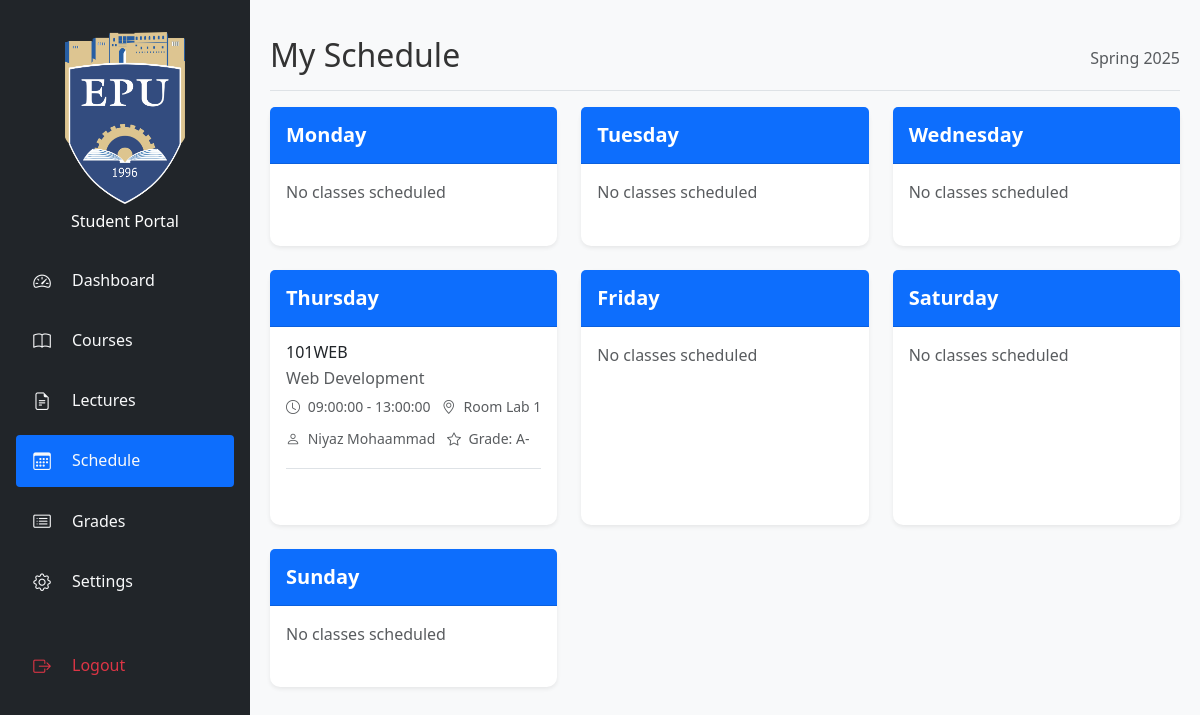
Page /src/student/schedule.php (signed in) on the committed database.
### tables this page shows
CREATE TABLE `courses` (
  `id` int(11) NOT NULL,
  `course_code` varchar(20) NOT NULL,
  `course_name` varchar(100) NOT NULL,
  `instructor` varchar(100) NOT NULL,
  `schedule` varchar(100) NOT NULL,
  `department` varchar(100) NOT NULL,
  `credits` int(11) NOT NULL,
  `description` text DEFAULT NULL,
  `created_at` timestamp NOT NULL DEFAULT current_timestamp(),
  `updated_at` timestamp NOT NULL DEFAULT current_timestamp() ON UPDATE current_timestamp()
);

CREATE TABLE `schedules` (
  `id` int(11) NOT NULL,
  `course_id` int(11) NOT NULL,
  `day` varchar(10) NOT NULL,
  `start_time` time NOT NULL,
  `end_time` time NOT NULL,
  `room` varchar(50) NOT NULL,
  `created_at` timestamp NOT NULL DEFAULT current_timestamp(),
  `updated_at` timestamp NOT NULL DEFAULT current_timestamp() ON UPDATE current_timestamp()
);

CREATE TABLE `enrollments` (
  `id` int(11) NOT NULL,
  `student_id` int(11) NOT NULL,
  `course_id` int(11) NOT NULL,
  `semester` varchar(20) NOT NULL,
  `year` int(11) NOT NULL,
  `grade` varchar(2) DEFAULT NULL,
  `created_at` timestamp NOT NULL DEFAULT current_timestamp(),
  `updated_at` timestamp NOT NULL DEFAULT current_timestamp() ON UPDATE current_timestamp(),
  `status` enum('pending','approved','rejected') NOT NULL DEFAULT 'pending',
  `numeric_grade` decimal(5,2) DEFAULT NULL,
  `updated_by` varchar(10) DEFAULT NULL COMMENT 'Format: T123 for teachers, A123 for admins'
);

### src/student/schedule.php (the view, shortened to what this page needs)
<?php
$db = get_db_connection();
$student_id = $_SESSION['user_id'];
$current_month = date('n');
$current_year = date('Y');
$semester = ($current_month >= 1 && $current_month <= 5) ? 'Spring' :
           (($current_month >= 6 && $current_month <= 8) ? 'Summer' : 'Fall');
$stmt = $db->prepare("
    SELECT
        c.course_code,
        c.course_name,
        c.instructor,
        s.day,
        s.start_time,
        s.end_time,
        s.room,
        e.status,
        e.grade
    FROM courses c
    JOIN enrollments e ON c.id = e.course_id
    JOIN schedules s ON c.id = s.course_id
    WHERE e.student_id = ?
    AND e.semester = ?
    AND e.year = ?
    AND e.status = 'approved'
    ORDER BY
        FIELD(s.day, 'Monday', 'Tuesday', 'Wednesday', 'Thursday', 'Friday', 'Saturday', 'Sunday'),
        s.start_time
");
$stmt->bind_param("isi", $student_id, $semester, $current_year);
$stmt->execute();
$schedule = $stmt->get_result();
$schedule_by_day = [];
while ($class = $schedule->fetch_assoc()) {
    $day = $class['day'];
    if (!isset($schedule_by_day[$day])) {
        $schedule_by_day[$day] = [];
    }
    $schedule_by_day[$day][] = $class;
}
?>
<!DOCTYPE html>
<html lang="en">
<head>
    <link href="https://cdn.jsdelivr.net/npm/bootstrap@5.3.0/dist/css/bootstrap.min.css" rel="stylesheet">
    <link rel="stylesheet" href="https://cdn.jsdelivr.net/npm/bootstrap-icons@1.7.2/font/bootstrap-icons.css">
    <link rel="stylesheet" href="../assets/css/style.css">
    <link rel="stylesheet" href="../assets/css/student.css">
</head>
<body>
    <div class="container-fluid">
        <div class="row">
            <?php include 'sidebar.php'; ?>
            <div class="col-md-9 col-lg-10 main-content">
                <div class="d-flex justify-content-between flex-wrap flex-md-nowrap align-items-center pt-3 pb-2 mb-3 border-bottom">
                    <h1 class="h2">My Schedule</h1>
                    <div class="text-muted">
                        <?php echo $semester . ' ' . $current_year; ?>
                    </div>
                </div>
                <div class="row">
                    <?php
                    $days = ['Monday', 'Tuesday', 'Wednesday', 'Thursday', 'Friday', 'Saturday', 'Sunday'];
                    foreach ($days as $day):
                        $classes = $schedule_by_day[$day] ?? [];
                    ?>
                        <div class="col-md-6 col-lg-4 mb-4">
                            <div class="card h-100">
                                <div class="card-header bg-primary text-white">
                                    <h5 class="card-title mb-0 text-white"><?php echo $day; ?></h5>
                                </div>
                                <div class="card-body">
                                    <?php if (!empty($classes)): ?>
                                        <?php foreach ($classes as $class): ?>
                                            <div class="mb-3 pb-3 border-bottom">
                                                <h6 class="mb-1"><?php echo htmlspecialchars($class['course_code']); ?></h6>
                                                <p class="mb-1 text-muted"><?php echo htmlspecialchars($class['course_name']); ?></p>
                                                <div class="d-flex justify-content-between align-items-center">
                                                    <small class="text-muted">
                                                        <i class="bi bi-clock me-1"></i>
                                                        <?php echo htmlspecialchars($class['start_time'] . ' - ' . $class['end_time']); ?>
                                                    </small>
                                                    <small class="text-muted">
                                                        <i class="bi bi-geo-alt me-1"></i>
                                                        Room <?php echo htmlspecialchars($class['room']); ?>
                                                    </small>
                                                </div>
                                                <div class="mt-2">
                                                    <small class="text-muted">
                                                        <i class="bi bi-person me-1"></i>
                                                        <?php echo htmlspecialchars($class['instructor']); ?>
                                                    </small>
                                                    <?php if ($class['grade']): ?>
                                                        <small class="text-muted ms-2">
                                                            <i class="bi bi-star me-1"></i>
                                                            Grade: <?php echo htmlspecialchars($class['grade']); ?>
                                                        </small>
                                                    <?php endif; ?>
                                                </div>
                                            </div>
                                        <?php endforeach; ?>
                                    <?php else: ?>
                                        <p class="text-muted mb-0">No classes scheduled</p>
                                    <?php endif; ?>
                                </div>
                            </div>
                        </div>
                    <?php endforeach; ?>
                </div>
            </div>
        </div>
    </div>
</body>
</html>

### src/assets/css/style.css (style rules this page uses)
:root { --primary-color: #0d6efd; --secondary-color: #6c757d; --success-color: #198754; --danger-color: #dc3545; --warning-color: #ffc107; --info-color: #0dcaf0; --light-color: #f8f9fa; --dark-color: #212529; --sidebar-width: 250px; --header-height: 60px; }
html { font-size: 16px; }
body { font-family: 'Segoe UI', Tahoma, Geneva, Verdana, sans-serif; line-height: 1.6; color: #333; min-height: 100vh; display: flex; flex-direction: column; overflow-x: hidden; }
.card { border: none; border-radius: 10px; transition: transform 0.3s ease, box-shadow 0.3s ease; margin-bottom: 1rem; }
.bg-primary { background-color: var(--primary-color) !important; }
.main-content { margin-left: var(--sidebar-width); transition: margin-left 0.3s ease; width: calc(100% - var(--sidebar-width)); }

### src/assets/css/student.css (style rules this page uses)
.main-content { padding: 20px; background-color: #f8f9fa; min-height: 100vh; transition: margin-left 0.3s ease; }
.card { box-shadow: 0 0.125rem 0.25rem rgba(0, 0, 0, 0.075); border: none; margin-bottom: 1.5rem; }
.card-header { background-color: #fff; border-bottom: 1px solid rgba(0, 0, 0, 0.125); padding: 1rem; }
.card-title { margin-bottom: 0; color: #212529; font-weight: 600; }

### rows in the picture
courses: course_code "101WEB", course_name "Web Development", schedules.start_time+end_time "09:00:00 - 13:00:00", schedules.room "Lab 1", instructor "Niyaz Mohaammad", enrollments.grade "A-"

### other values in the picture
$day "Monday"
$day "Tuesday"
$day "Wednesday"
$day "Thursday"
$day "Friday"
$day "Saturday"
$day "Sunday"
